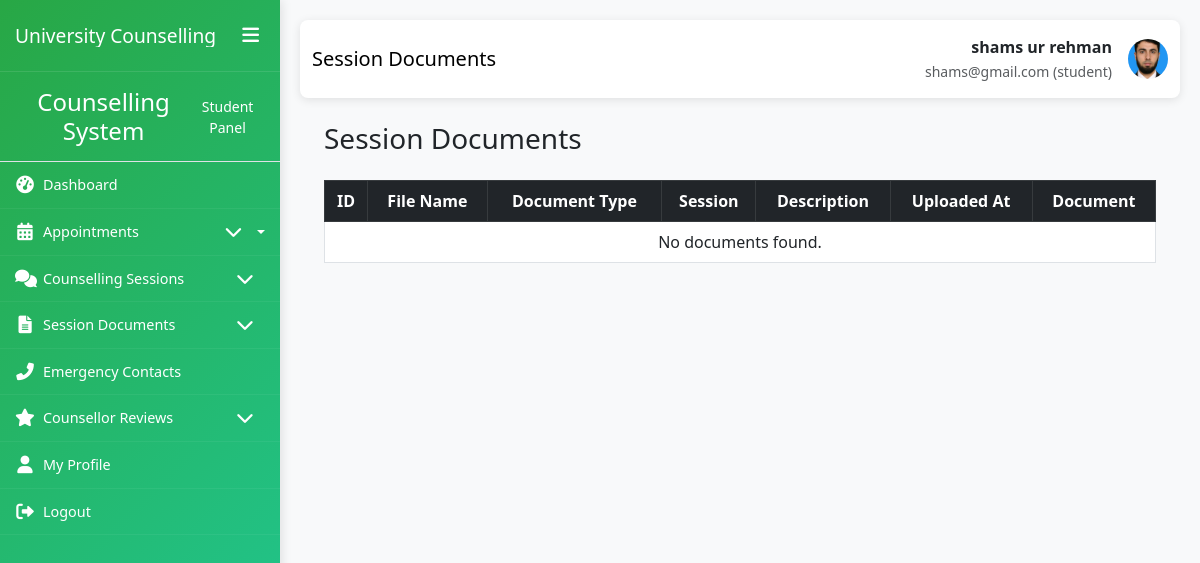
Screenshot of /student_session_document_list/ (signed in) with the database file from the repository.
### My_App/models.py (models this page shows, shortened)
class CustomUser(AbstractUser):
    ROLE_CHOICES = (
        ('student', 'Student'),
        ('counsellor', 'Counsellor'),
        ('admin', 'Administrator'),
    )
    role = models.CharField(max_length=20, choices=ROLE_CHOICES, default='student')
    phone_number = models.CharField(max_length=15, blank=True, null=True)
    date_of_birth = models.DateField(blank=True, null=True)
    profile_picture = models.ImageField(upload_to='profile_pics/', blank=True, null=True)
    created_at = models.DateTimeField(auto_now_add=True)
    updated_at = models.DateTimeField(auto_now=True)
    class Meta:
        permissions = [
            ("can_access_admin_panel", "Can access admin panel"),
            ("can_manage_users", "Can manage users"),
            ("can_manage_appointments", "Can manage appointments"),
            ("can_view_reports", "Can view reports"),
            ("can_manage_counsellors", "Can manage counsellors"),
        ]

### My_App/views.py (the view)
# urls.py: path('student_session_document_list/',views.student_session_document_list,name='student_session_document_list'),
def student_session_document_list(request):
    documents = SessionDocument.objects.all().order_by('-uploaded_at')
    return render(request, 'My_Student/session_document/session_document_list.html', {'documents': documents})

### templates/My_Student/session_document/session_document_list.html (shortened to what this page needs)
{% extends 'My_Student/base1.html' %}
{% load static %}
{% block page_title %}Session Documents{% endblock %}
{% block content %}
<div class="container mt-4">
    <div class="d-flex justify-content-between mb-3">
        <h3>Session Documents</h3>
    </div>
    <table class="table table-bordered table-hover align-middle">
        <thead class="table-dark text-center">
            <tr>
                <th>ID</th>
                <th>File Name</th>
                <th>Document Type</th>
                <th>Session</th>
                <th>Description</th>
                <th>Uploaded At</th>
                <th>Document</th>
            </tr>
        </thead>
        <tbody>
            {% for doc in documents %}
            <tr>
                <td class="text-center">{{ doc.id }}</td>
                <td>{{ doc.file_name }}</td>
                <td>{{ doc.get_document_type_display }}</td>
                <td>{{ doc.session }}</td>
                <td>{{ doc.description|truncatechars:40 }}</td>
                <td class="text-center">{{ doc.uploaded_at|date:"d M Y H:i" }}</td>
                <td class="text-center">
                    {% if doc.file %}
                        <a href="{{ doc.file.url }}" target="_blank" class="btn btn-sm btn-info">
                            <i class="fas fa-file"></i> View
                        </a>
                        <a href="{{ doc.file.url }}" download class="btn btn-sm btn-success">
                            <i class="fas fa-download"></i> Download
                        </a>
                    {% else %}
                        <span class="badge bg-secondary">No File</span>
                    {% endif %}
                </td>
                <!-- <td class="text-center">
                    <a href="{% url 'session_document_edit' doc.id %}" class="btn btn-sm btn-warning">
                        <i class="fas fa-edit"></i>
                    </a>
                    <a href="{% url 'session_document_delete' doc.id %}" class="btn btn-sm btn-danger">
                        <i class="fas fa-trash"></i>
                    </a>
                </td> -->
            </tr>
            {% empty %}
            <tr>
                <td colspan="8" class="text-center">No documents found.</td>
            </tr>
            {% endfor %}
        </tbody>
    </table>
</div>
{% endblock %}

### templates/My_Student/base1.html (shortened to what this page needs)
<!DOCTYPE html>
<html lang="en">
<head>
    <link href="https://cdn.jsdelivr.net/npm/bootstrap@5.3.0/dist/css/bootstrap.min.css" rel="stylesheet">
    <link href="https://cdnjs.cloudflare.com/ajax/libs/font-awesome/6.0.0/css/all.min.css" rel="stylesheet">
    <link href="https://cdn.jsdelivr.net/npm/sweetalert2@11/dist/sweetalert2.min.css" rel="stylesheet">
</head>
<body>
    <div class="container-fluid p-0">
        <div class="row g-0">
            <div class="sidebar" id="sidebar">
                <div class="sidebar-header">
                    <h3>University Counselling</h3>
                    <button class="sidebar-toggle d-none d-lg-block" id="sidebarToggle">
                        <i class="fas fa-bars"></i>
                    </button>
                </div>
                <div class="sidebar-content">
                    {% include 'My_Student/sidebar.html' %}
                </div>
            </div>
            <div class="main-content" id="mainContent">
                <nav class="navbar navbar-expand-lg navbar-custom">
                    <div class="container-fluid">
                        <span class="navbar-brand">{% block page_title %}Dashboard{% endblock %}</span>
                        <div class="d-flex align-items-center">
                            <div class="me-3 text-end d-none d-md-block">
                                <div class="fw-bold">{{ user.get_full_name|default:user.username }}</div>
                                <small class="text-muted">{{ user.email }} (student)</small>
                            </div>
                            {% if user.profile_picture %}
                            <img src="{{ user.profile_picture.url }}" alt="Profile" class="user-profile-img">
                            {% else %}
                            <div class="user-profile-img bg-secondary d-flex align-items-center justify-content-center text-white">
                                <i class="fas fa-user"></i>
                            </div>
                            {% endif %}
                        </div>
                    </div>
                </nav>
                <div class="container-fluid">
                    {% block content %}{% endblock %}
                </div>
            </div>
        </div>
    </div>
</body>
</html>

### templates/My_Student/base1.html (style rules this page uses)
:root { --sidebar-width: 280px; --sidebar-collapsed-width: 70px; --sidebar-bg: linear-gradient(135deg, #28a745 0%, #20c997 100%); --content-padding: 20px; --transition-speed: 0.3s; }
body { overflow-x: hidden; font-family: 'Segoe UI', Tahoma, Geneva, Verdana, sans-serif; background-color: #f8f9fa; }
.sidebar { background: var(--sidebar-bg); color: white; min-height: 100vh; position: fixed; width: var(--sidebar-width); transition: all var(--transition-speed) ease; z-index: 1000; box-shadow: 2px 0 10px rgba(0,0,0,0.1); overflow-y: auto; }
.sidebar-header { padding: 20px 15px; border-bottom: 1px solid rgba(255,255,255,0.1); display: flex; align-items: center; justify-content: space-between; }
.sidebar-header h3 { font-size: 1.2rem; margin: 0; white-space: nowrap; overflow: hidden; }
.sidebar-toggle { background: none; border: none; color: white; font-size: 1.2rem; cursor: pointer; }
.main-content { margin-left: var(--sidebar-width); padding: var(--content-padding); transition: all var(--transition-speed) ease; min-height: 100vh; width: calc(100% - var(--sidebar-width)); }
.navbar-custom { background: white; box-shadow: 0 2px 10px rgba(0,0,0,0.1); padding: 15px 0; margin-bottom: 20px; border-radius: 8px; }
.user-profile-img { width: 40px; height: 40px; border-radius: 50%; object-fit: cover; }
.sidebar { background: var(--sidebar-bg); color: white; height: 100vh; position: fixed; top: 0; left: 0; width: var(--sidebar-width); transition: all var(--transition-speed) ease; z-index: 1000; box-shadow: 2px 0 10px rgba(0,0,0,0.1); overflow-y: auto; overflow-x: hidden; scrollbar-width: thin; scrollbar-color: rgba(255,255,255,0.4) transparent; }

### rows the page displays
CustomUser: get_full_name "shams ur rehman", email "shams@gmail.com", profile_picture (picture)
